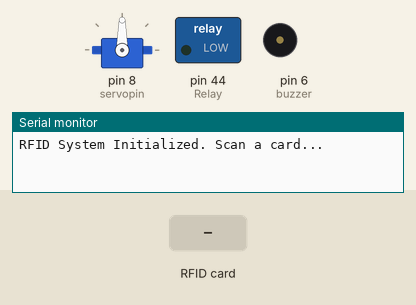
Recording of a sketch running on a simulated Arduino Mega 2560, built with avr-gcc and run on an emulated ATmega2560. On the bench: servo, switched loads named in the sketch (green lamp = pin HIGH), buzzer (waves = sounding), the last lines printed to the serial monitor. Inputs (shaded band) come from the test bench. Pins used as bus, display or sensor lines are not drawn.

Above: at 1.2 s.
1.3 s: RFID card 01 85 C6 26 held to the reader
At 2.8 s:
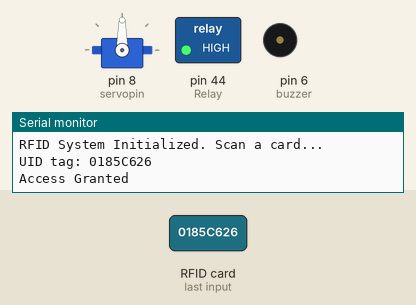
4.3 s: RFID card 5E 7A 19 C4 held to the reader
At 5.1 s:
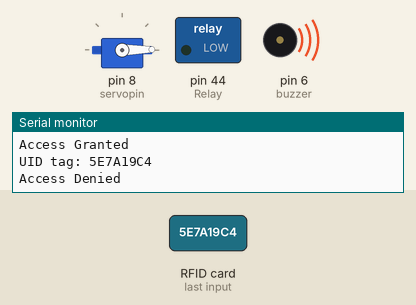
At 6.2 s:
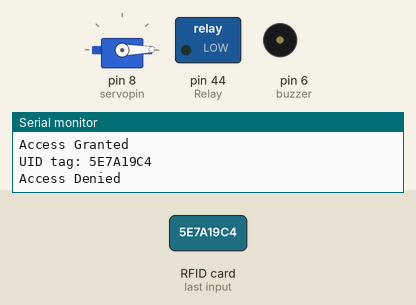
Timing chart, 0 to 7.7 s (numbered marks = the images above; inputs shaded):
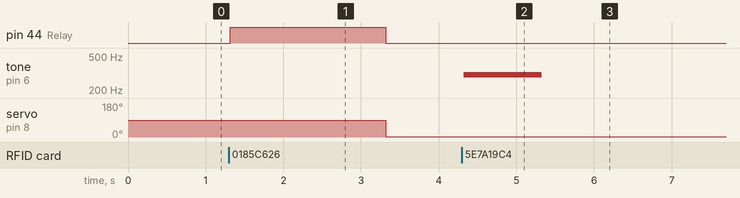

The sketch:

RFIDPart.ino
```cpp
#include <SPI.h>
#include <MFRC522.h>
#include <Servo.h>

// Define RFID pins
const int SS_PIN = 53;
const int RST_PIN = 49;
const int servopin = 8;  // Servo motor pin for door control
const int Relay = 44;    // Relay pin for door lock
const int buzzer = 6;    // Buzzer for access denied
const int ACCESS_DELAY = 2000;
const int DENIED_DELAY = 1000;

MFRC522 mfrc522(SS_PIN, RST_PIN);
Servo s1;

void setup() {
  Serial.begin(9600);
  SPI.begin();
  mfrc522.PCD_Init();
  s1.attach(servopin);
  pinMode(Relay, OUTPUT);
  pinMode(buzzer, OUTPUT);
  digitalWrite(Relay, LOW);
  noTone(buzzer);

  Serial.println("RFID System Initialized. Scan a card...");
}

void loop() {
  if (!mfrc522.PICC_IsNewCardPresent() || !mfrc522.PICC_ReadCardSerial()) {
    return;
  }

  Serial.print("UID tag: ");
  String cardUID = "";
  for (byte i = 0; i < mfrc522.uid.size; i++) {
    cardUID += String(mfrc522.uid.uidByte[i] < 0x10 ? "0" : "");
    cardUID += String(mfrc522.uid.uidByte[i], HEX);
  }
  cardUID.toUpperCase();
  Serial.println(cardUID);

  if (cardUID == "0185C626") {  // Replace with your card's UID
    Serial.println("Access Granted");
    for (int i = 0; i < 91; i++) {
      s1.write(i);
    }
    digitalWrite(Relay, HIGH);
    delay(ACCESS_DELAY);
    for (int i = 0; i < 91; i++) {
      s1.write(91 - i);
    }
    digitalWrite(Relay, LOW);
    delay(500);
  } else {
    Serial.println("Access Denied");
    tone(buzzer, 300);
    delay(DENIED_DELAY);
    noTone(buzzer);
  }

  mfrc522.PICC_HaltA();
  mfrc522.PCD_StopCrypto1();
}
```

Measured:
- after the input at 1.3 s, pin 44 (Relay): LOW → HIGH at once, → LOW 2.0 s later; servo on pin 8 (servopin): 90° → 1° after 2.0 s
- after the input at 4.3 s, tone on pin 6 (buzzer): silent → 300 Hz at once, → silent 1.0 s later
